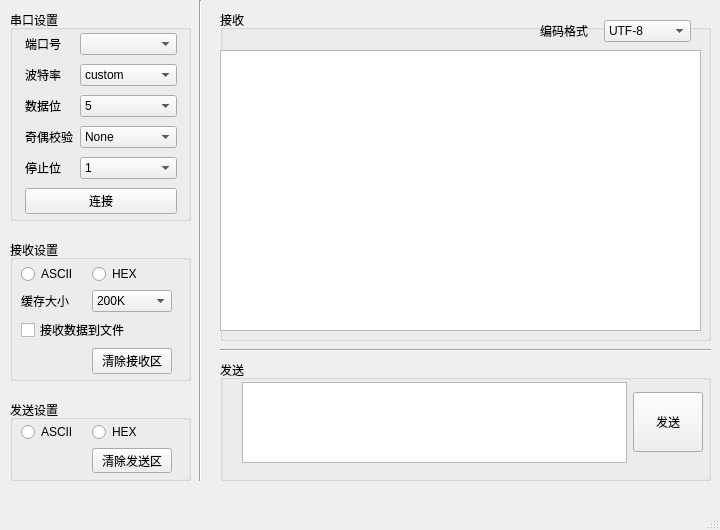
<?xml version="1.0" encoding="UTF-8"?>
<ui version="4.0">
 <class>MainWindow</class>
 <widget class="QMainWindow" name="MainWindow">
  <property name="geometry">
   <rect>
    <x>0</x>
    <y>0</y>
    <width>720</width>
    <height>530</height>
   </rect>
  </property>
  <property name="minimumSize">
   <size>
    <width>720</width>
    <height>530</height>
   </size>
  </property>
  <property name="maximumSize">
   <size>
    <width>720</width>
    <height>530</height>
   </size>
  </property>
  <property name="windowTitle">
   <string>MainWindow</string>
  </property>
  <widget class="QWidget" name="centralwidget">
   <widget class="QGroupBox" name="groupBox">
    <property name="geometry">
     <rect>
      <x>10</x>
      <y>10</y>
      <width>181</width>
      <height>211</height>
     </rect>
    </property>
    <property name="title">
     <string>串口设置</string>
    </property>
    <widget class="QWidget" name="layoutWidget">
     <property name="geometry">
      <rect>
       <x>10</x>
       <y>20</y>
       <width>161</width>
       <height>191</height>
      </rect>
     </property>
     <layout class="QGridLayout" name="gridLayout" columnstretch="2,4">
      <property name="sizeConstraint">
       <enum>QLayout::SetDefaultConstraint</enum>
      </property>
      <property name="leftMargin">
       <number>5</number>
      </property>
      <property name="rightMargin">
       <number>4</number>
      </property>
      <property name="spacing">
       <number>6</number>
      </property>
      <item row="4" column="0">
       <widget class="QLabel" name="label_5">
        <property name="text">
         <string>停止位</string>
        </property>
       </widget>
      </item>
      <item row="3" column="1">
       <widget class="QComboBox" name="comboBox_parity">
        <property name="sizePolicy">
         <sizepolicy hsizetype="Expanding" vsizetype="Fixed">
          <horstretch>0</horstretch>
          <verstretch>0</verstretch>
         </sizepolicy>
        </property>
        <item>
         <property name="text">
          <string>None</string>
         </property>
        </item>
        <item>
         <property name="text">
          <string>Odd</string>
         </property>
        </item>
        <item>
         <property name="text">
          <string>Even</string>
         </property>
        </item>
       </widget>
      </item>
      <item row="3" column="0">
       <widget class="QLabel" name="label_4">
        <property name="text">
         <string>奇偶校验</string>
        </property>
       </widget>
      </item>
      <item row="4" column="1">
       <widget class="QComboBox" name="comboBox_stop_bits">
        <property name="sizePolicy">
         <sizepolicy hsizetype="Expanding" vsizetype="Fixed">
          <horstretch>0</horstretch>
          <verstretch>0</verstretch>
         </sizepolicy>
        </property>
        <item>
         <property name="text">
          <string>1</string>
         </property>
        </item>
        <item>
         <property name="text">
          <string>1.5</string>
         </property>
        </item>
        <item>
         <property name="text">
          <string>2</string>
         </property>
        </item>
       </widget>
      </item>
      <item row="1" column="1">
       <widget class="QComboBox" name="comboBox_baud_rate">
        <property name="sizePolicy">
         <sizepolicy hsizetype="Expanding" vsizetype="Fixed">
          <horstretch>0</horstretch>
          <verstretch>0</verstretch>
         </sizepolicy>
        </property>
        <item>
         <property name="text">
          <string>custom</string>
         </property>
        </item>
        <item>
         <property name="text">
          <string>1200</string>
         </property>
        </item>
        <item>
         <property name="text">
          <string>2400</string>
         </property>
        </item>
        <item>
         <property name="text">
          <string>4800</string>
         </property>
        </item>
        <item>
         <property name="text">
          <string>9600</string>
         </property>
        </item>
        <item>
         <property name="text">
          <string>14400</string>
         </property>
        </item>
        <item>
         <property name="text">
          <string>19200</string>
         </property>
        </item>
        <item>
         <property name="text">
          <string>38400</string>
         </property>
        </item>
        <item>
         <property name="text">
          <string>56000</string>
         </property>
        </item>
        <item>
         <property name="text">
          <string>57600</string>
         </property>
        </item>
        <item>
         <property name="text">
          <string>115200</string>
         </property>
        </item>
        <item>
         <property name="text">
          <string>128000</string>
         </property>
        </item>
        <item>
         <property name="text">
          <string>230400</string>
         </property>
        </item>
        <item>
         <property name="text">
          <string>256000</string>
         </property>
        </item>
        <item>
         <property name="text">
          <string>460800</string>
         </property>
        </item>
        <item>
         <property name="text">
          <string>600000</string>
         </property>
        </item>
        <item>
         <property name="text">
          <string>750000</string>
         </property>
        </item>
        <item>
         <property name="text">
          <string>921600</string>
         </property>
        </item>
        <item>
         <property name="text">
          <string>1000000</string>
         </property>
        </item>
        <item>
         <property name="text">
          <string>1500000</string>
         </property>
        </item>
       </widget>
      </item>
      <item row="2" column="0">
       <widget class="QLabel" name="label_3">
        <property name="text">
         <string>数据位</string>
        </property>
       </widget>
      </item>
      <item row="1" column="0">
       <widget class="QLabel" name="label_2">
        <property name="text">
         <string>波特率</string>
        </property>
       </widget>
      </item>
      <item row="2" column="1">
       <widget class="QComboBox" name="comboBox_data_bits">
        <property name="sizePolicy">
         <sizepolicy hsizetype="Expanding" vsizetype="Fixed">
          <horstretch>0</horstretch>
          <verstretch>0</verstretch>
         </sizepolicy>
        </property>
        <item>
         <property name="text">
          <string>5</string>
         </property>
        </item>
        <item>
         <property name="text">
          <string>6</string>
         </property>
        </item>
        <item>
         <property name="text">
          <string>7</string>
         </property>
        </item>
        <item>
         <property name="text">
          <string>8</string>
         </property>
        </item>
       </widget>
      </item>
      <item row="0" column="0">
       <widget class="QLabel" name="label">
        <property name="text">
         <string>端口号</string>
        </property>
       </widget>
      </item>
      <item row="5" column="0" colspan="2">
       <widget class="QPushButton" name="pushButton_connect">
        <property name="sizePolicy">
         <sizepolicy hsizetype="Expanding" vsizetype="Fixed">
          <horstretch>0</horstretch>
          <verstretch>0</verstretch>
         </sizepolicy>
        </property>
        <property name="text">
         <string>连接</string>
        </property>
       </widget>
      </item>
      <item row="0" column="1">
       <widget class="QComboBox" name="comboBox_Port">
        <property name="sizePolicy">
         <sizepolicy hsizetype="Expanding" vsizetype="Fixed">
          <horstretch>0</horstretch>
          <verstretch>0</verstretch>
         </sizepolicy>
        </property>
       </widget>
      </item>
     </layout>
    </widget>
   </widget>
   <widget class="QGroupBox" name="groupBox_2">
    <property name="geometry">
     <rect>
      <x>10</x>
      <y>240</y>
      <width>181</width>
      <height>141</height>
     </rect>
    </property>
    <property name="title">
     <string>接收设置</string>
    </property>
    <widget class="QWidget" name="layoutWidget">
     <property name="geometry">
      <rect>
       <x>11</x>
       <y>24</y>
       <width>151</width>
       <height>111</height>
      </rect>
     </property>
     <layout class="QGridLayout" name="gridLayout_2">
      <item row="0" column="0">
       <widget class="QRadioButton" name="radioButton_rev_ascii">
        <property name="text">
         <string>ASCII</string>
        </property>
       </widget>
      </item>
      <item row="0" column="1">
       <widget class="QRadioButton" name="radioButton_rev_hex">
        <property name="text">
         <string>HEX</string>
        </property>
       </widget>
      </item>
      <item row="1" column="0">
       <widget class="QLabel" name="label_6">
        <property name="text">
         <string>缓存大小</string>
        </property>
       </widget>
      </item>
      <item row="1" column="1">
       <widget class="QComboBox" name="comboBox_rev_buff_size">
        <item>
         <property name="text">
          <string>200K</string>
         </property>
        </item>
        <item>
         <property name="text">
          <string>500K</string>
         </property>
        </item>
        <item>
         <property name="text">
          <string>1M</string>
         </property>
        </item>
        <item>
         <property name="text">
          <string>2M</string>
         </property>
        </item>
        <item>
         <property name="text">
          <string>5M</string>
         </property>
        </item>
       </widget>
      </item>
      <item row="2" column="0" colspan="2">
       <widget class="QCheckBox" name="checkBox_save_file">
        <property name="text">
         <string>接收数据到文件</string>
        </property>
       </widget>
      </item>
      <item row="3" column="0">
       <spacer name="horizontalSpacer">
        <property name="orientation">
         <enum>Qt::Horizontal</enum>
        </property>
        <property name="sizeHint" stdset="0">
         <size>
          <width>28</width>
          <height>20</height>
         </size>
        </property>
       </spacer>
      </item>
      <item row="3" column="1">
       <widget class="QPushButton" name="pushButton_rev_clear">
        <property name="text">
         <string>清除接收区</string>
        </property>
       </widget>
      </item>
     </layout>
    </widget>
   </widget>
   <widget class="QGroupBox" name="groupBox_3">
    <property name="geometry">
     <rect>
      <x>10</x>
      <y>400</y>
      <width>181</width>
      <height>81</height>
     </rect>
    </property>
    <property name="title">
     <string>发送设置</string>
    </property>
    <widget class="QWidget" name="layoutWidget">
     <property name="geometry">
      <rect>
       <x>11</x>
       <y>22</y>
       <width>151</width>
       <height>51</height>
      </rect>
     </property>
     <layout class="QGridLayout" name="gridLayout_5">
      <item row="0" column="0">
       <widget class="QRadioButton" name="radioButton_send_ascii">
        <property name="text">
         <string>ASCII</string>
        </property>
       </widget>
      </item>
      <item row="0" column="1">
       <widget class="QRadioButton" name="radioButton_send_hex">
        <property name="text">
         <string>HEX</string>
        </property>
       </widget>
      </item>
      <item row="1" column="0">
       <spacer name="horizontalSpacer_2">
        <property name="orientation">
         <enum>Qt::Horizontal</enum>
        </property>
        <property name="sizeHint" stdset="0">
         <size>
          <width>40</width>
          <height>20</height>
         </size>
        </property>
       </spacer>
      </item>
      <item row="1" column="1">
       <widget class="QPushButton" name="pushButton_send_clear">
        <property name="text">
         <string>清除发送区</string>
        </property>
       </widget>
      </item>
     </layout>
    </widget>
   </widget>
   <widget class="Line" name="line">
    <property name="geometry">
     <rect>
      <x>190</x>
      <y>0</y>
      <width>20</width>
      <height>481</height>
     </rect>
    </property>
    <property name="orientation">
     <enum>Qt::Vertical</enum>
    </property>
   </widget>
   <widget class="QGroupBox" name="groupBox_4">
    <property name="geometry">
     <rect>
      <x>220</x>
      <y>10</y>
      <width>491</width>
      <height>331</height>
     </rect>
    </property>
    <property name="title">
     <string>接收</string>
    </property>
    <widget class="QTextBrowser" name="textBrowser_rev">
     <property name="geometry">
      <rect>
       <x>0</x>
       <y>40</y>
       <width>481</width>
       <height>281</height>
      </rect>
     </property>
    </widget>
    <widget class="QWidget" name="layoutWidget">
     <property name="geometry">
      <rect>
       <x>320</x>
       <y>10</y>
       <width>151</width>
       <height>22</height>
      </rect>
     </property>
     <layout class="QGridLayout" name="gridLayout_3" columnstretch="2,3">
      <item row="0" column="0">
       <widget class="QLabel" name="label_7">
        <property name="text">
         <string>编码格式</string>
        </property>
       </widget>
      </item>
      <item row="0" column="1">
       <widget class="QComboBox" name="comboBox_encode">
        <item>
         <property name="text">
          <string>UTF-8</string>
         </property>
        </item>
        <item>
         <property name="text">
          <string>GB2312</string>
         </property>
        </item>
        <item>
         <property name="text">
          <string>GDK</string>
         </property>
        </item>
       </widget>
      </item>
     </layout>
    </widget>
   </widget>
   <widget class="QGroupBox" name="groupBox_5">
    <property name="geometry">
     <rect>
      <x>220</x>
      <y>360</y>
      <width>491</width>
      <height>121</height>
     </rect>
    </property>
    <property name="title">
     <string>发送</string>
    </property>
    <widget class="QWidget" name="layoutWidget">
     <property name="geometry">
      <rect>
       <x>22</x>
       <y>22</y>
       <width>461</width>
       <height>81</height>
      </rect>
     </property>
     <layout class="QGridLayout" name="gridLayout_4">
      <item row="0" column="0">
       <widget class="QTextEdit" name="textEdit_send"/>
      </item>
      <item row="0" column="1">
       <widget class="QPushButton" name="pushButton_send">
        <property name="sizePolicy">
         <sizepolicy hsizetype="Fixed" vsizetype="Fixed">
          <horstretch>0</horstretch>
          <verstretch>0</verstretch>
         </sizepolicy>
        </property>
        <property name="minimumSize">
         <size>
          <width>70</width>
          <height>60</height>
         </size>
        </property>
        <property name="maximumSize">
         <size>
          <width>70</width>
          <height>60</height>
         </size>
        </property>
        <property name="text">
         <string>发送</string>
        </property>
       </widget>
      </item>
     </layout>
    </widget>
   </widget>
   <widget class="Line" name="line_2">
    <property name="geometry">
     <rect>
      <x>220</x>
      <y>340</y>
      <width>491</width>
      <height>20</height>
     </rect>
    </property>
    <property name="orientation">
     <enum>Qt::Horizontal</enum>
    </property>
   </widget>
  </widget>
  <widget class="QMenuBar" name="menubar">
   <property name="geometry">
    <rect>
     <x>0</x>
     <y>0</y>
     <width>720</width>
     <height>23</height>
    </rect>
   </property>
  </widget>
  <widget class="QStatusBar" name="statusbar">
   <property name="sizeGripEnabled">
    <bool>true</bool>
   </property>
  </widget>
 </widget>
 <resources/>
 <connections/>
</ui>
